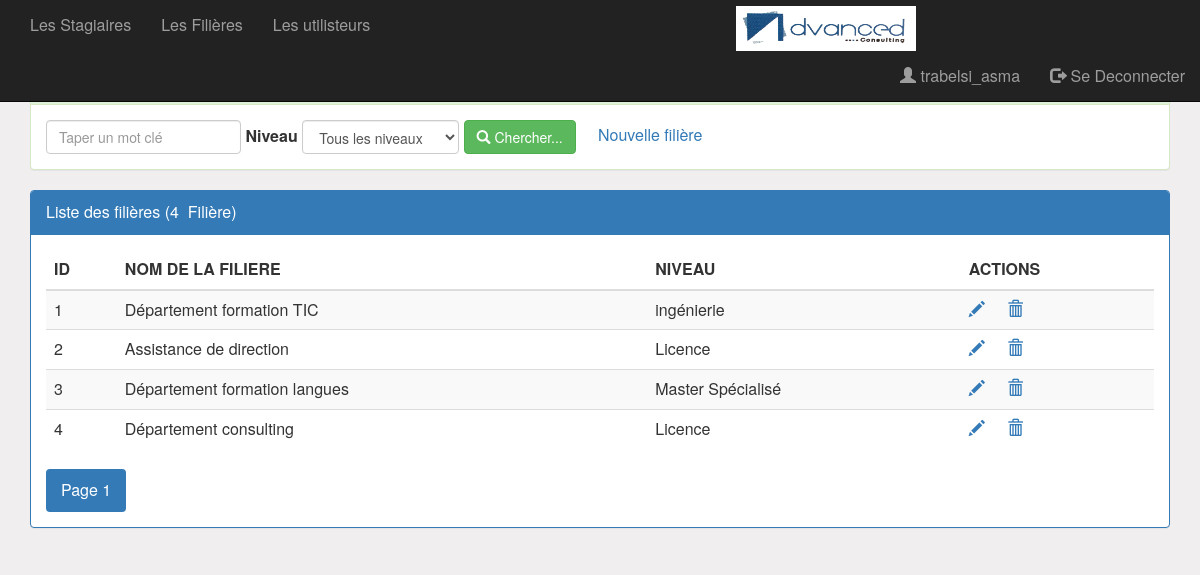
The app's page /pages/filieres.php (signed in) with its own data.
### tables this page shows
CREATE TABLE IF NOT EXISTS `filiere` (
  `ID` int(11) NOT NULL AUTO_INCREMENT,
  `NOM_FILIERE` varchar(100) NOT NULL,
  `NIVEAU` varchar(50) NOT NULL,
  PRIMARY KEY (`ID`)
);

### pages/filieres.php (the view, shortened to what this page needs)
<?php
	require_once('connexion.php');
	if(isset($_GET['motCle']))
		$mc=$_GET['motCle'];
	else
		$mc="";
	if(isset($_GET['NIVEAU']))
		$niveau=$_GET['NIVEAU'];
	else
		$niveau="all";
	if(isset($_GET['size']))
		$size=$_GET['size'];
	else
		$size=5;
	if(isset($_GET['page']))
		$page=$_GET['page'];
	else
		$page=1;
	$offset=($page-1)*$size;
	if($niveau=="all"){
		$resultat1 = $con->query("SELECT * FROM FILIERE WHERE  NOM_FILIERE like '%$mc%'
								ORDER BY ID LIMIT $size OFFSET $offset");
		$resultat2 = $con->query("select count(*) as nbrFiliere from FILIERE
								where NOM_FILIERE like '%$mc%'");
	}else{
		$resultat1 = $con->query("SELECT * FROM FILIERE WHERE  NOM_FILIERE like '%$mc%'AND NIVEAU='$niveau'
								ORDER BY ID	LIMIT $size	OFFSET $offset");
		$resultat2 = $con->query("select count(*) as nbrFiliere from FILIERE
								where NOM_FILIERE like '%$mc%' AND NIVEAU='$niveau'");
	}
	$nbr=$resultat2->fetch();
	$nbrF=$nbr['nbrFiliere'];
	$reste=$nbrF % $size;
	if($reste==0)
		$nbrPage=$nbrF/$size;
	else
		$nbrPage=floor($nbrF/$size)+1;
?>
<!DOCTYPE HTML>
<html>
	<head>
		<link rel="stylesheet" type="text/css" href="../css/bootstrap.css">
		<link rel="stylesheet" type="text/css" href="../css/monstyle.css">
	</head>
	<body>
		<?php include('entete.php');?>
		<div class="container">
			<div class="panel panel-success espace60">
				<div class="panel-heading">Rechercher des filières</div>
				<div class="panel-body">
					<form method="get" action="filieres.php" class="form-inline">
						<div class="form-group">
							<input type="text" name="motCle"
									placeholder="Taper un mot clé"
									id="motCle" class="form-control"
									value="<?php echo $mc; ?>"/>
							<label for="NIVEAU" class="control-label">Niveau</label>
							<select name="NIVEAU" id="NIVEAU" class="form-control" onChange="this.form.submit();">
								<option value="all" <?php echo $niveau=="all"?"selected":"" ?>>Tous les niveaux</option>
							</select>
							<button type="submit" class="btn btn-success">
								<i class="glyphicon glyphicon-search"></i>
								Chercher...
							</button>
							<?php if($_SESSION['utilisateur']['ROLE']=="ADMIN") {?>
								<a href="nouvelleFiliere.php">Nouvelle filière</a>
							<?php } ?>
						</div>
					</form>
				</div>
			</div>
			<div class="panel panel-primary ">
				<div class="panel-heading">Liste des filières (<?php echo $nbrF ?>&nbsp Filière) </div>
				<div class="panel-body">
					<table class="table table-striped">
						<thead>
							<tr>
								<th>ID</th>
								<th>NOM DE LA FILIERE</th>
								<th>NIVEAU</th>
								 <?php if($_SESSION['utilisateur']['ROLE']=="ADMIN") {?>
									<th>ACTIONS</th>
								<?php } ?>
							</tr>
						</thead>
						<tbody>
							<?php while($FILIERE=$resultat1->fetch()){?>
								<tr>
									<td><?php echo $FILIERE['ID'] ?></td>
									<td><?php echo $FILIERE['NOM_FILIERE'] ?></td>
									<td><?php echo $FILIERE['NIVEAU'] ?></td>
									<td>
										<?php if($_SESSION['utilisateur']['ROLE']=="ADMIN") {?>
											<a href="editerFiliere.php?ID=<?php echo $FILIERE['ID'] ?>">
												<span class="glyphicon glyphicon-pencil"></span>
											</a>
											<a Onclick="return confirm('Etes vous sur de vouloir supprimer la filière?')"
												href="supprimerFiliere.php?ID=<?php echo $FILIERE['ID'] ?>">
												<span class="glyphicon glyphicon-trash"></span>
											</a>
										<?php } ?>
									</td>
								</tr>
							<?php } ?>
						</tbody>
					</table>
					<div>
						<ul class="nav nav-pills">
							<?php for($i=1;$i<=$nbrPage;$i++){ ?>
								<li class="<?php if($i==$page) echo 'active' ?>">
									<a href="filieres.php?page=<?php echo $i ?>
										&motCle=<?php echo $mc ?>
										&NIVEAU=<?php echo $niveau ?>">
										Page <?php echo $i ?>
									</a>
								</li>
							<?php } ?>
						</ul>
					</div>
				</div>
			</div>
		</div>
	</body>
</html>

### css/monstyle.css (style rules this page uses)
.espace60 { margin-top: 60px; }
body { background-color: rgb(240, 238, 238); font-size: 16px; }
.form-control { position: relative; }

### records on screen
filiere: ID "1", NOM_FILIERE "Département formation TIC", NIVEAU "ingénierie"
filiere: ID "2", NOM_FILIERE "Assistance de direction", NIVEAU "Licence"
filiere: ID "3", NOM_FILIERE "Département formation langues", NIVEAU "Master Spécialisé"
filiere: ID "4", NOM_FILIERE "Département consulting", NIVEAU "Licence"

### other values on screen
$_SESSION['utilisateur']['LOGIN'] "trabelsi_asma"
$nbrF "4"
